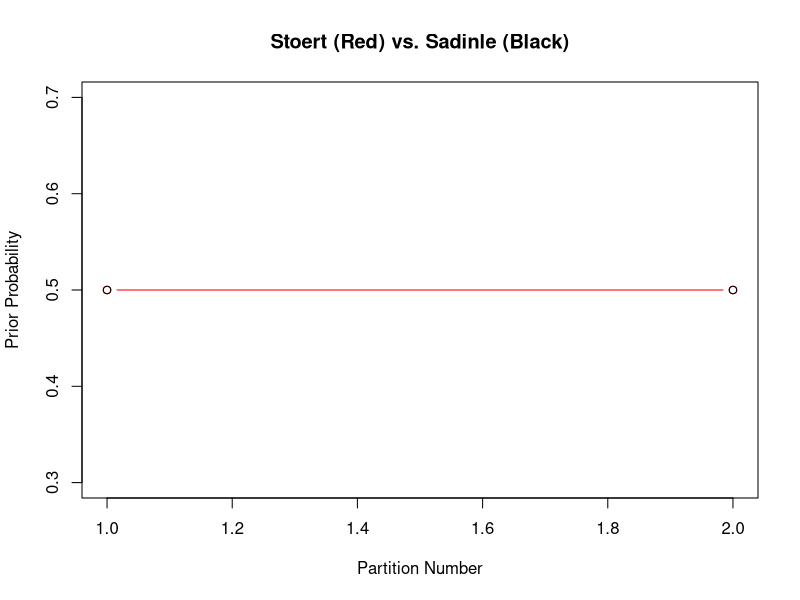
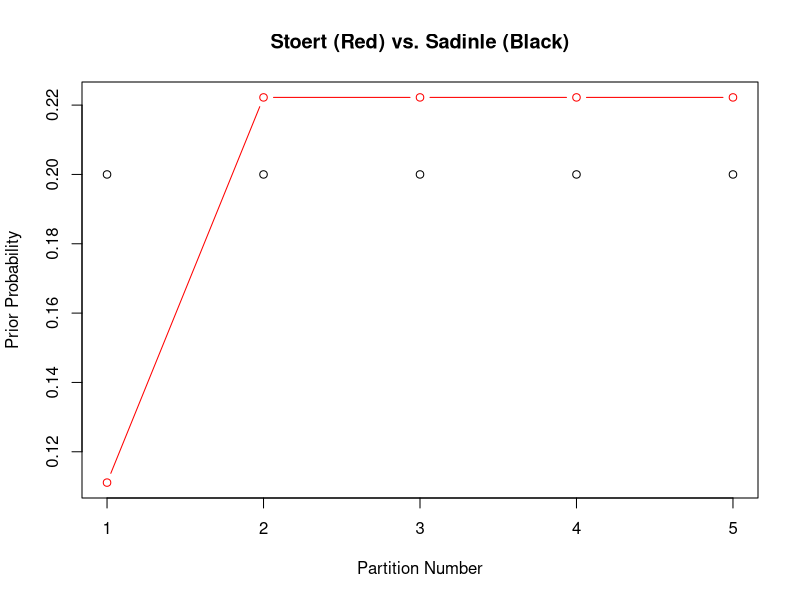
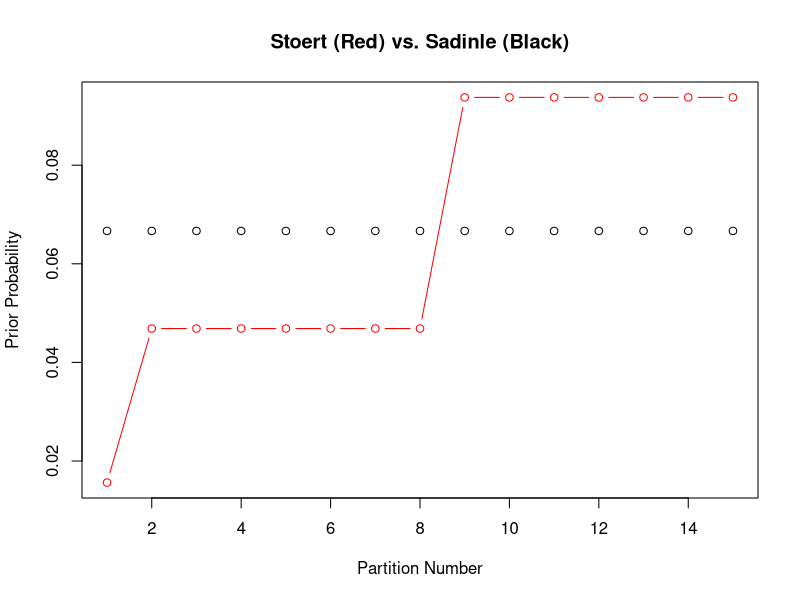
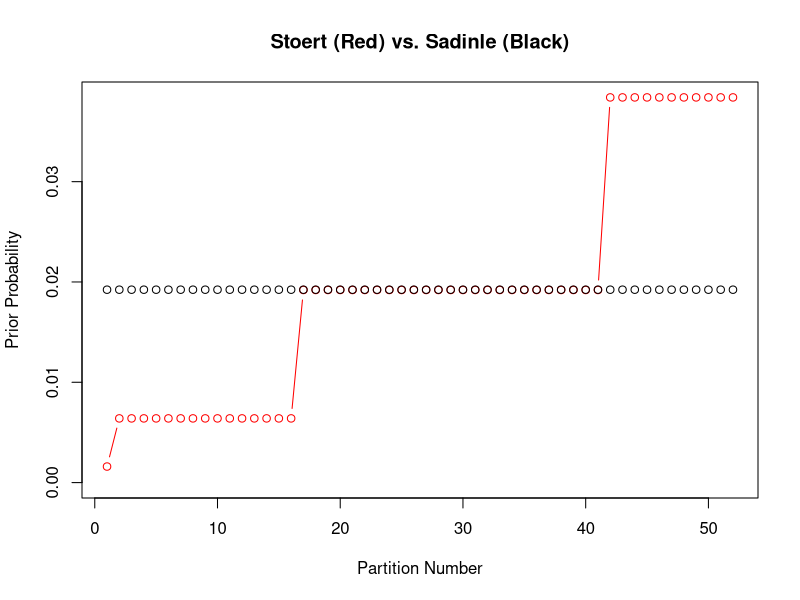

These charts were generated, in order, by the following R code:
#Difference in priors between Sadinle and Stoert

#The nth bell number, B_n, is the ways to partition a set of size n.
#With Sadinle, each of these B_n partitions has 1/B_n chance of occurring a priori 
B_n<- c(1, 2, 5, 15, 52, 203, 877, 4140, 21147, 115975, 678570, 4213597, 27644437, 190899322, 1382958545, 10480142147, 82864869804, 682076806159, 5832742205057)

# With Stoert, a record has equal probability of being from each of the n entities, resulting in n^n different possibilities of records.

#n = 2
n <- 2
Sadinle <- rep(1/B_n[n], B_n[n])
Stoert <- c(.5, .5)
#Plot of prior probabilities
plot(Stoert, col = "Red", type = "b", xlab = "Partition Number", ylab= "Prior Probability", main = "Stoert (Red) vs. Sadinle (Black)")
points(Sadinle)
#Do vectors sum to probability 1?
sum(Sadinle)
sum(Stoert)
#What's the difference between the smallest and largest values of Stoert to Sadinle?
Sadinle[1] - Stoert[1]
abs(Sadinle[B_n[n]] - Stoert[B_n[n]])

#n = 3
n <-3
Sadinle <- rep(1/B_n[n], B_n[n])
Stoert <- c(n, 
            rep(n*(n-1), n),
            factorial(n))/n^n
plot(Stoert, col = "Red", type = "b", xlab = "Partition Number", ylab= "Prior Probability", main = "Stoert (Red) vs. Sadinle (Black)")
points(Sadinle)
sum(Sadinle)
sum(Stoert)
Sadinle[1] - Stoert[1]
abs(Sadinle[B_n[n]] - Stoert[B_n[n]])

#n = 4
n <- 4
Sadinle <- rep(1/B_n[n], B_n[n])
Stoert <- c(n, 
            rep(n*(n-1), n),
            rep(n*(n-1), choose(n,2)/2),
            rep(factorial(n),choose(n,2)),
            factorial(n))/n^n
plot(Stoert, col = "Red", type = "b", xlab = "Partition Number", ylab= "Prior Probability", main = "Stoert (Red) vs. Sadinle (Black)")
points(Sadinle)
sum(Sadinle)
sum(Stoert)
Sadinle[1] - Stoert[1]
abs(Sadinle[B_n[n]] - Stoert[B_n[n]])

#n = 5
n <- 5
Sadinle <- rep(1/B_n[n], B_n[n])
Stoert <- c(n, 
            rep(n*(n-1), n), 
            rep(n*(n-1), choose(n,2)),
            rep(n*(n-1)*(n-2), choose(n,2)),
            rep(n*(n-1)*(n-2), n*(choose((n-1),2))/2),
            rep(n*(n-1)*(n-2)*(n-3), choose(n,2)),
            factorial(n))/n^n
plot(Stoert, col = "Red", ylim = c(0, max(Sadinle, Stoert)), type ="b", xlab = "Partition Number", ylab= "Prior Probability", main = "Stoert (Red) vs. Sadinle (Black)")
points(Sadinle)
sum(Sadinle)
sum(Stoert)                    

#This is on the way to being general, but is hard when number of "types" of partitions increases seemingly irregularly.
#General.Stoert <- c(n, rep(n*(n-1), n), 
#                  rep(n*(n-1), choose(n,2)),
#                  rep(n*(n-1)*(n-2), choose(n,2)),
#                  rep(n*(n-1)*(n-2), n*(choose((n-1),2))/2),
#                  rep(n*(n-1)*(n-2)*(n-3), choose(n,2)),
#                  .  
#                  .  
#                  .  
#                  factorial(n))/n^n
